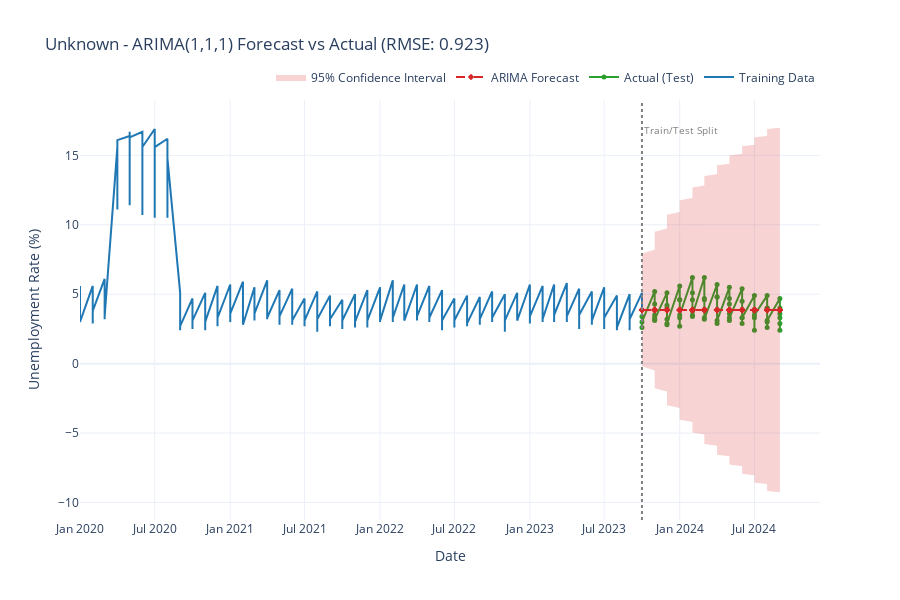

Notebook source saved alongside this figure:
### Code cell
# ============================================================================
# VISUALIZE ARIMA FORECAST - Single State Mode Only
# ============================================================================
if ANALYSIS_MODE == 'single-state':
    # Visualize ARIMA forecast
    fig3 = go.Figure()

    # Historical training data
    fig3.add_trace(go.Scatter(
        x=train.index,
        y=train.values,
        mode='lines',
        name='Training Data',
        line=dict(color='#1f77b4', width=2)
    ))

    # Actual test data
    fig3.add_trace(go.Scatter(
        x=test.index,
        y=test.values,
        mode='lines+markers',
        name='Actual (Test)',
        line=dict(color='#2ca02c', width=2),
        marker=dict(size=5)
    ))

    # ARIMA Forecast
    fig3.add_trace(go.Scatter(
        x=test.index,
        y=forecast,
        mode='lines+markers',
        name='ARIMA Forecast',
        line=dict(color='#d62728', width=2, dash='dash'),
        marker=dict(size=5, symbol='diamond')
    ))

    # 95% Confidence interval
    fig3.add_trace(go.Scatter(
        x=test.index,
        y=forecast_ci.iloc[:, 1],
        mode='lines',
        line=dict(width=0),
        showlegend=False,
        hoverinfo='skip'
    ))
    fig3.add_trace(go.Scatter(
        x=test.index,
        y=forecast_ci.iloc[:, 0],
        mode='lines',
        line=dict(width=0),
        fill='tonexty',
        fillcolor='rgba(214, 39, 40, 0.2)',
        name='95% Confidence Interval',
        hoverinfo='skip'
    ))

    # Layout updates
    fig3.update_layout(
        title=f'{SELECTED_STATE} - ARIMA(1,1,1) Forecast vs Actual (RMSE: {rmse:.3f})',
        xaxis_title='Date',
        yaxis_title='Unemployment Rate (%)',
        template='plotly_white',
        height=600,
        hovermode='x unified',
        legend=dict(
            orientation="h",
            yanchor="bottom",
            y=1.02,
            xanchor="right",
            x=1
        )
    )

    # Add vertical line at train/test split
    fig3.add_shape(
        type="line",
        x0=train.index[-1],
        x1=train.index[-1],
        y0=0,
        y1=1,
        yref="paper",
        line=dict(color="gray", width=2, dash="dot")
    )

    # Add annotation for train/test split
    # Note: Corrected comment line
    fig3.add_annotation(
        x=train.index[-1],
        y=0.95,
        yref="paper",
        text="Train/Test Split",
        showarrow=False,
        xanchor="left",
        font=dict(size=10, color="gray")
    )

    fig3.show()

    # Forecast quality assessment
    print(f"\nForecast Quality Assessment:")
    print(f" • RMSE: {rmse:.3f}pp (lower is better)")
    print(f" • MAE: {mae:.3f}pp (average absolute error)")
    print(f" • Test period: {len(test)} months")
    print(f" • Confidence intervals show uncertainty range")

else:
    print("WARNING: Skipping ARIMA visualization (multi-state mode active)")
